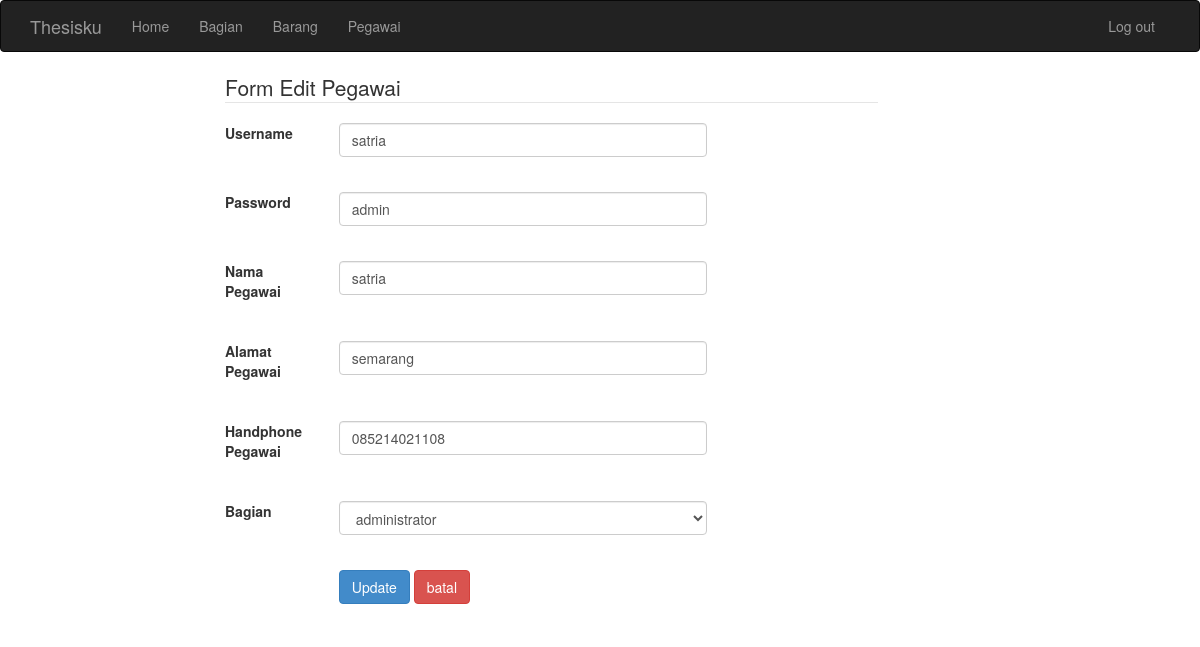
Page /admin/pegawai/pegawai_form_edit.php?id=9 on the committed database.
### tables this page shows
CREATE TABLE `pegawai` (
  `id_pegawai` int(16) NOT NULL,
  `username` varchar(32) NOT NULL,
  `password` varchar(16) NOT NULL,
  `nama_pegawai` varchar(32) NOT NULL,
  `alamat_pegawai` varchar(64) NOT NULL,
  `hp_pegawai` varchar(16) NOT NULL,
  `id_bagian` int(8) NOT NULL
);

CREATE TABLE `bagian` (
  `id_bagian` int(8) NOT NULL,
  `nama_bagian` varchar(32) NOT NULL
);

### class/pegawai.php (called while the page is built, shortened)
<?php
	class pegawai
	{
		function PegawaiList ()
		{
			$sqlPegawaiList = mysql_query ("SELECT id_pegawai, username, password, nama_pegawai, alamat_pegawai, hp_pegawai, nama_bagian FROM pegawai NATURAL JOIN bagian ORDER BY nama_pegawai ASC ");
			while ($row = mysql_fetch_array ($sqlPegawaiList))
			{
				$data [] = $row;
			}
			return $data;
		}
		function findPegawaiById ($id)
		{
			$sqlEditPegawai = mysql_query ("SELECT * FROM pegawai WHERE id_pegawai = '$id'");
			while ($row = mysql_fetch_array ($sqlEditPegawai))
			{
				$data[] = $row;
			}
			return $data;
		}
	}
?>

### class/bagian.php (called while the page is built, shortened)
<?php
	class bagian
	{
		function BagianList ()
		{
			$sqlBagianList = mysql_query ("SELECT * FROM bagian ORDER BY nama_bagian ASC");
			while ($row = mysql_fetch_array ($sqlBagianList))
			{
				$data [] = $row;
			}
			return $data;
		}
	}
?>

### admin/pegawai/pegawai_edit.php (the view, shortened to what this page needs)
<?php
include "../../class/pegawai.php";
include "../../class/bagian.php";
	$id = $_GET ['id'];
	$BagianList = new bagian();
	$BagianList->BagianList();
	$DaftarBagian = $BagianList->BagianList();
	$PegawaiList = new pegawai();
	$PegawaiList->PegawaiList();
	$DaftarPegawai = $PegawaiList->PegawaiList();
	$Pegawai = $PegawaiList->findPegawaiById($id);
?>
<div class="container-fluid">
    	<div class="col-md-7 col-md-offset-2">
    		<form class="form-horizontal" method="post" action="pegawai_update.php">
    			<?php
                    if(empty($Pegawai)){
                    }else{
                    foreach ($Pegawai as $key => $value) {
                    ?>
                <legend> Form Edit Pegawai </legend>
                <div class="form-group">
                	<label for="username" class="col-md-2"> Username  </label>
                	<div class="col-md-7">
                    	<input type="text" class="form-control" id="username" name="username" value="<?php echo $value['username']; ?>">
                    </div>
                </div>
                <br>
                <div class="form-group">
                	<label for="password" class="col-md-2"> Password  </label>
                	<div class="col-md-7">
                    	<input type="text" class="form-control" id="password" name="password" value="<?php echo $value['password']; ?>">
                    </div>
                </div>
                <br>
                <div class="form-group">
                	<label for="nama_pegawai" class="col-md-2"> Nama Pegawai  </label>
                	<div class="col-md-7">
                    	<input type="text" class="form-control" id="nama pegawai" name="nama_pegawai" value="<?php echo $value['nama_pegawai']; ?>">
                    </div>
                </div>
                <br>
                <div class="form-group">
                	<label for="alamat_pegawai" class="col-md-2"> Alamat Pegawai  </label>
                	<div class="col-md-7">
                    	<input type="text" class="form-control" id="alamat pegawai" name="alamat_pegawai" value="<?php echo $value['alamat_pegawai']; ?>">
                    </div>
                </div>
                <br>
                <div class="form-group">
                	<label for="handphone_pegawai" class="col-md-2"> Handphone Pegawai  </label>
                	<div class="col-md-7">
                    	<input type="text" class="form-control" id="hp_pegawai" name="hp_pegawai" value="<?php echo $value['hp_pegawai']; ?>">
                    </div>
                </div>
                <br>
                <div class="form-group">
                	<label for="id_bagian" class="col-md-2"> Bagian  </label>
                    <div class="col-md-7">
                	<select class="form-control" name="id_bagian" id="id_bagian">
                          	<?php
									foreach($DaftarBagian as $dri){
                                ?>
                                <option <?php echo ($dri['id_bagian'] == $value['id_bagian']) ? 'selected' : '' ?> value="<?php echo $dri['id_bagian'] ?>"><?php echo $dri['nama_bagian'] ?></option>
                                <?php
									}
								?>
                          </select>
                          </div>
                </div>
                <br>
                <div class="form-group">
                	<div class="col-md-7 col-md-offset-2">
                		<input type="submit" class="btn btn-md btn-primary" name="update" value="Update" >
                            <input type="reset" class="btn btn-danger" name="batal" value="batal">
                    </div>
                </div>
                <?php
                    }}
                    ?>
    		</form>
        </div>
    </div>

### rows in the picture
pegawai: username "satria", password "admin", nama_pegawai "satria", alamat_pegawai "semarang", hp_pegawai "085214021108", id_bagian "administrator"
